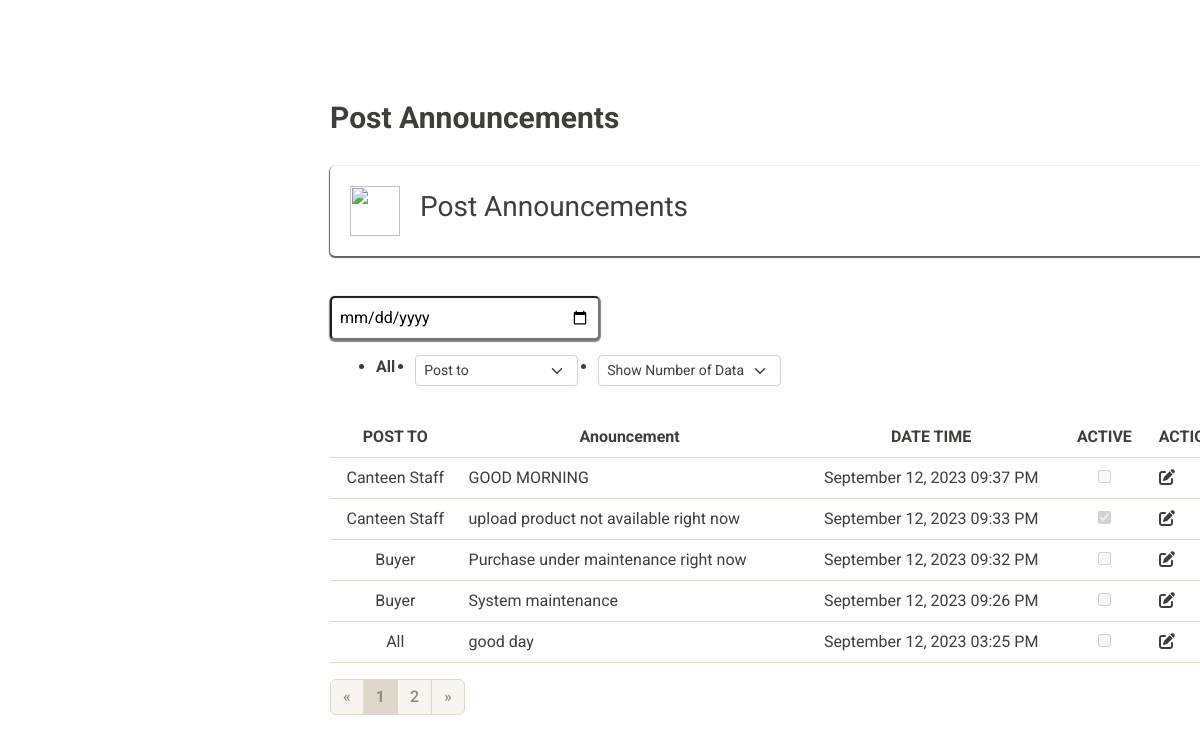
Before: /users/admin/adminpostanouncement.php with the older database file.
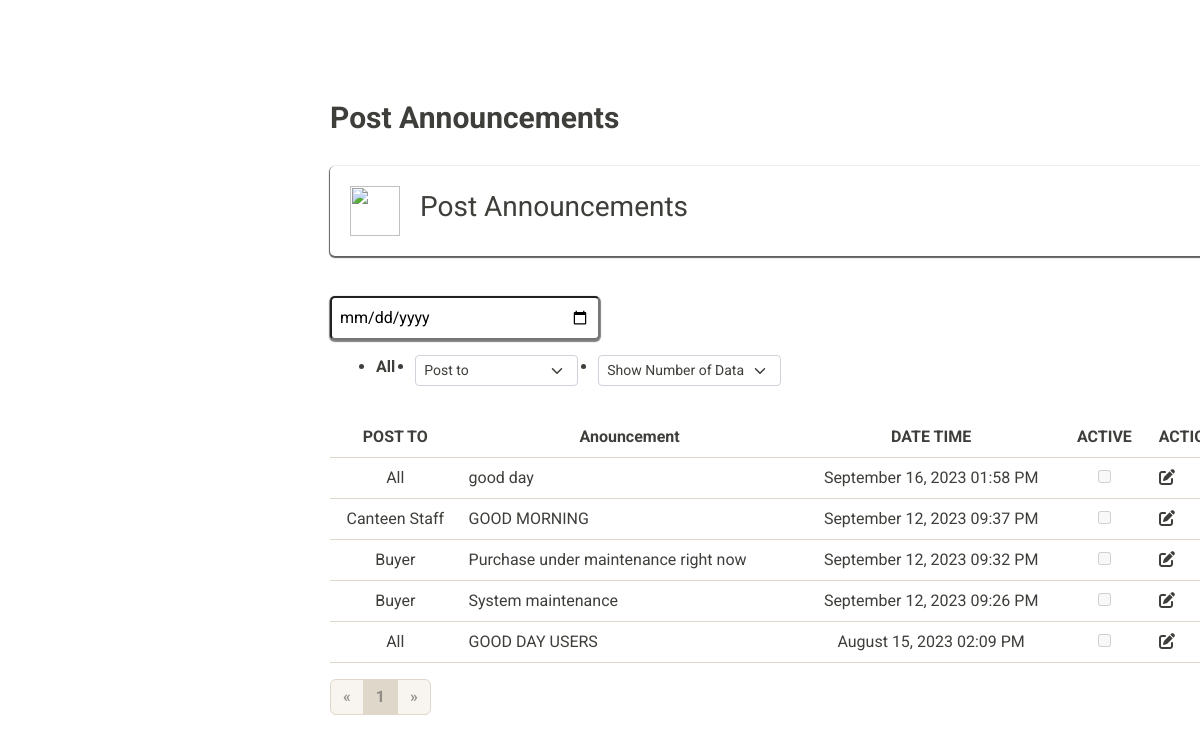
After: the same page with the newer database file.
### tables this page shows
CREATE TABLE `adminannoucement` (
  `announcement_id` int(11) NOT NULL,
  `post` varchar(225) NOT NULL,
  `post_date` datetime NOT NULL,
  `post_type` varchar(225) NOT NULL,
  `posted` varchar(255) NOT NULL
);

### users/admin/adminpostanouncement.php (the view, shortened to what this page needs)
<?php
require('../../controller/Dbconnection.php');
$sql_num = mysqli_query($connect, 'SELECT count(*) AS num_post FROM adminannoucement;') or die(mysqli_error($connect));
$num_row = mysqli_fetch_assoc($sql_num);
try {
    $sql = mysqli_query($connect, 'SELECT posted ,announcement_id, post, MONTHNAME(CAST(post_date AS DATE)) AS month, DAY(CAST(post_date AS DATE)) AS day, YEAR(CAST(post_date AS DATE)) AS year, TIME_FORMAT(CAST(post_date AS TIME), "%h:%i %p") AS time, post_type FROM adminannoucement ORDER BY announcement_id DESC LIMIT 0,5;');
} catch (\Throwable $th) {
    echo $th;
}
$num_data = 5;
$num_page = ceil($num_row['num_post']/ $num_data);
?>
<!DOCTYPE html>
<html lang="en">
<head>
    <link rel="stylesheet" href="https://cdnjs.cloudflare.com/ajax/libs/font-awesome/6.4.0/css/all.min.css" /><link rel="stylesheet" href="https://cdnjs.cloudflare.com/ajax/libs/font-awesome/6.4.0/css/all.min.css" />
    <link rel="stylesheet" href="../../css/interfont.css">
    <link rel="stylesheet" href="../../css/bootstrap.min.css">
    <link rel="stylesheet" href="../../css/adminpostanouncement.css">
</head>
<body>
    <div class="content">
        <h1>Post Announcements</h1>
        <div class="post-btn" data-bs-toggle="modal" data-bs-target="#post" id="btn_post">
            <img src="../../image/post.png">
            <h3>Post Announcements</h3>
        </div>
       <input type="date" class="search-btn" id="search" />
        <div class="container">
            <div class="post-menu" id="post1">
                <ul class="post-nav">
                    <li class="active" id="all" >All</li>
                    <li class="active" id="recent">
                        <div class="dropdown">
                            <select name="post_to_filer" id="post_to_filer" class="form-select form-select-sm">
                                <option disabled selected value="0">Post to<i class="fa fa-caret-down"></i></option>
                            </select>
                        </div>
                    </li>
                    <li>
                        <div class="dropdown">
                            <select name="sortby" id="sortby" class="form-select form-select-sm">
                                <option disabled selected value="0">Show Number of Data <i class="fa fa-caret-down"></i></option>
                            </select>
                        </div>
                    </li>
                </ul>
            </div>
        </div>
        <div id="table-info" class="table-class">
            <table class="table table-hover text-center">
                <thead>
                    <tr>
                        <th scope="col">POST TO</th>
                        <th scope="col">Anouncement</th>
                        <th scope="col">DATE TIME</th>
                        <th scope="col">ACTIVE</th>
                        <th scope="col" colspan="2">ACTION</th>
                    </tr>
                </thead>
                <tbody>
                    <?php while($row = mysqli_fetch_assoc($sql)){ ?>
                    <tr>
                        <td><?=$row['post_type'] ?></td>
                        <td class="text-start"><?=$row['post'] ?></td>
                        <td><?=$row['month']." ".$row['day'].", ".$row['year']." ".$row['time'] ?></td>
                        <td><input type="checkbox" <?php echo ($row['posted']=='active')? 'checked':''; ?> disabled></td>
                        <td class="action_info" onclick="edit('<?=$row['announcement_id'] ?>');" data-toggle="modal" data-target="#edit"><i class="fas fa-edit" style="#282828de"></i></td>
                        <td class="action_info" onclick="delete_post('<?=$row['announcement_id'] ?>');"><i class="fa-solid fa-trash" style="#282828de"></i></td>
                    </tr>
                    <?php } ?>
                </tbody>
            </table>
            <ul class="pagination">
                <li class="page-item" >
                    <a class="page-link" href="javascript:void(0)" <?php if($num_page == 1){ echo "disabled"; }else{ ?> onclick = "prev('<?=$num_page-1 ?>');" <?php } ?>>&laquo;</a>
                </li>
                <?php for($i = 1; $i <=$num_page; $i++){ ?>
                    <li class="page-item <?=($i==1)? "active": "" ?>">
                        <a class="page-link" href="javascript:void(0)" onclick="page('<?=$i ?>');" ><?=$i ?></a>
                    </li>
                <?php } ?>
                <li class="page-item">
                    <a class="page-link" href="javascript:void(0)" <?php if(1==$num_page){ echo "disabled"; }else{ ?> onclick = "next('<?=1+1 ?>');" <?php } ?>>&raquo;</a>
                </li>
            </ul>
        </div>
    </div>
</body>
</html>

### css/adminpostanouncement.css (style rules this page uses)
.content { position: absolute; left: 330px; top: 100px; width: 75%; }
.content h1 { font-size: 30px; font-weight: bold; }
.post-btn { width: 100%; height: 30%; background: white; padding: 20px; border-radius: 5px/5px; box-shadow: 0 1px 1px 1px #616161; display: flex; flex-direction: row; gap: 20px; align-items: center; margin-top: 30px; cursor: pointer; }
.post-btn img { width: 50px; height: 50px; }
.search-btn { width: 30%; height: 10%; background: white; box-shadow: 0 1px 1px 1px #616161ce; margin-top: 40px; border-radius: 5px/5px; padding: 8px; float: left; }
.container { width: 100%; height: 80%; margin-top: 15px; padding: 15px 14px; display: flex; flex-direction: row; }
.container .post-menu { width: 100%; height: 100%; }
.container .post-nav { display: inline-flex; gap: 20px; }
.dropdown { float: left; overflow: hidden; }
.action_info { cursor: pointer; }
.active { font-weight: bold; }

Changed rows visible on the page:
removed adminannoucement: post_type "Canteen Staff", post "upload product not available right now", month "September", day "12", year "2023", time "09:33 PM", posted "☑"
removed adminannoucement: post_type "All", post "good day", month "September", day "12", year "2023", time "03:25 PM"
added adminannoucement: post_type "All", post "good day", month "September", day "16", year "2023", time "01:58 PM"
now on this page (row unchanged): adminannoucement: post_type "All", post "GOOD DAY USERS", month "August", day "15", year "2023", time "02:09 PM"
Other visible differences:
list line gone: "2"
